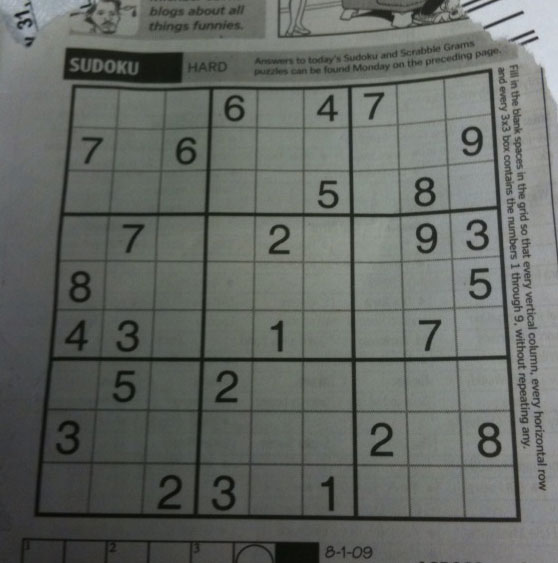
#> input picture day02_opencv_color/sudoku.png, 558 x 563 px
$ python track_thresh.py
#> lines starting #> are read from the running program, lines starting #| are printed output that depends on the picture; after the words box and inside, x2 and y2 are one past the last pixel; in counts of white or black regions, pixels touching at a corner belong together
import cv2 as cv
import numpy as np
import urllib.request
import os
from matplotlib import pyplot as plt

def get_sample(filename, flags=cv.IMREAD_COLOR):
#> called with filename = 'sudoku.png', flags = 0
    if not os.path.exists(filename):
        url = f"https://raw.githubusercontent.com/opencv/opencv/master/samples/data/{filename}"
        urllib.request.urlretrieve(url, filename)

    return cv.imread(filename, flags)
#> returned value: shape (563, 558); min 7, max 218, mean 101.8

def nothing(x):
    pass

cv.namedWindow('thr', cv.WINDOW_AUTOSIZE)
cv.createTrackbar('Global_thr', 'thr', 127, 255, nothing)

img = get_sample('sudoku.png', cv.IMREAD_GRAYSCALE)
assert img is not None, "file could not be read, check with os.path.exists()"

while(1):
    # global thresholding
    Glo_thr = cv.getTrackbarPos('Global_thr', 'thr')
    ret, th1 = cv.threshold(img, Glo_thr, 255, cv.THRESH_BINARY)
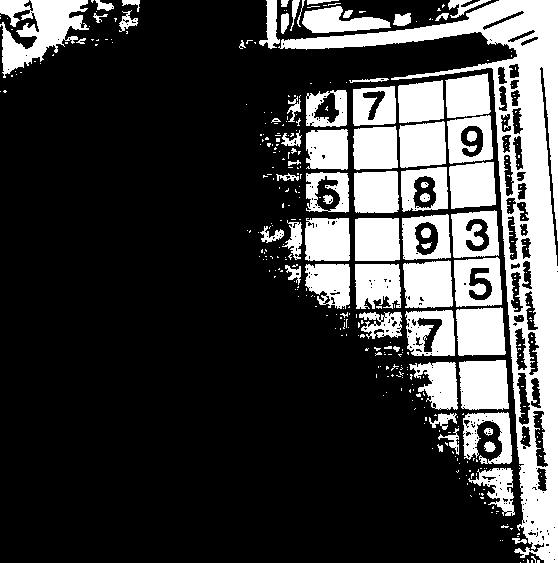
#> th1: shape (563, 558); 25.3% white; 376 white regions (307 under 20 px), largest, box (x1, y1, x2, y2) and area: (278, 0, 558, 563) 25952, (0, 0, 89, 78) 3634, (459, 360, 509, 410) 2273
#> ret = 127

    # Otsu's thresholding
    ret, th2 = cv.threshold(img, 0, 255, cv.THRESH_BINARY + cv.THRESH_OTSU)
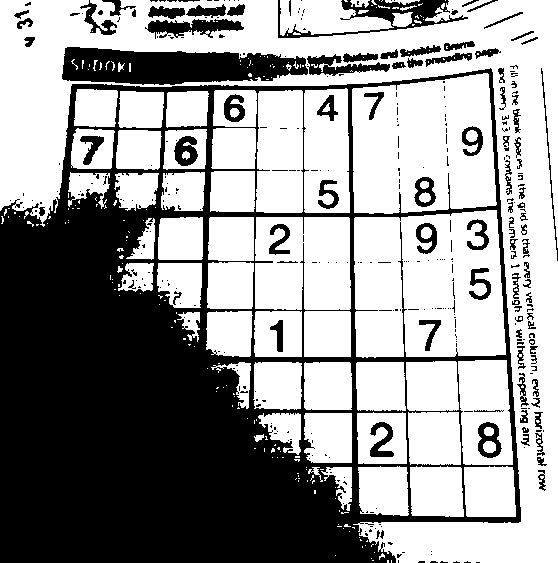
#> th2: shape (563, 558); 59.4% white; 361 black regions (263 under 20 px), largest, box (x1, y1, x2, y2) and area: (0, 68, 521, 563) 104893, (62, 47, 308, 85) 6753, (278, 0, 468, 38) 1967
#> ret = 96

    th3 = cv.adaptiveThreshold(img, 255, cv.ADAPTIVE_THRESH_GAUSSIAN_C, cv.THRESH_BINARY, 11,2)
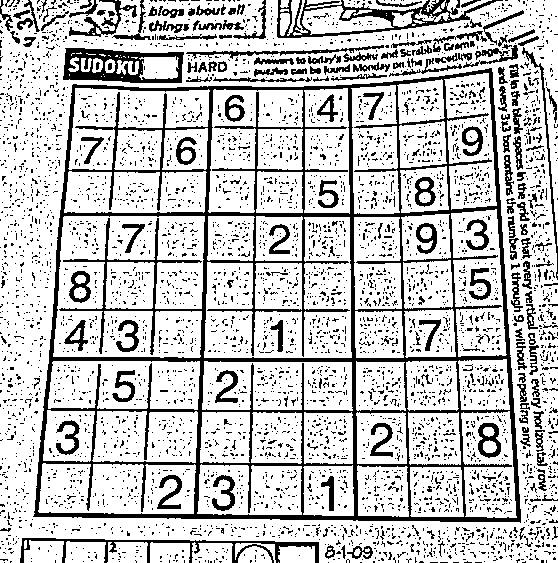
#> th3: shape (563, 558); 77.6% white; 4658 black regions (4444 under 20 px), largest, box (x1, y1, x2, y2) and area: (33, 68, 521, 523) 26610, (277, 0, 503, 38) 2178, (63, 48, 184, 83) 2143

    # plot all the images and their histograms
    row1 = np.hstack([img, th1])   # 위쪽 행
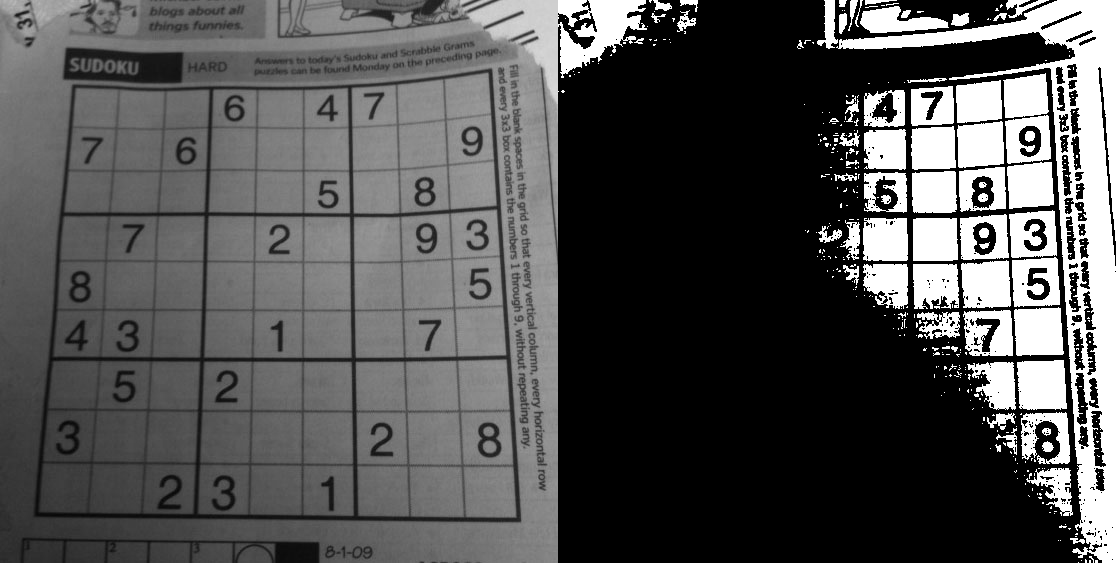
#> row1: shape (563, 1116); min 0, max 255, mean 83.2
    row2 = np.hstack([th2, th3])   # 아래쪽 행
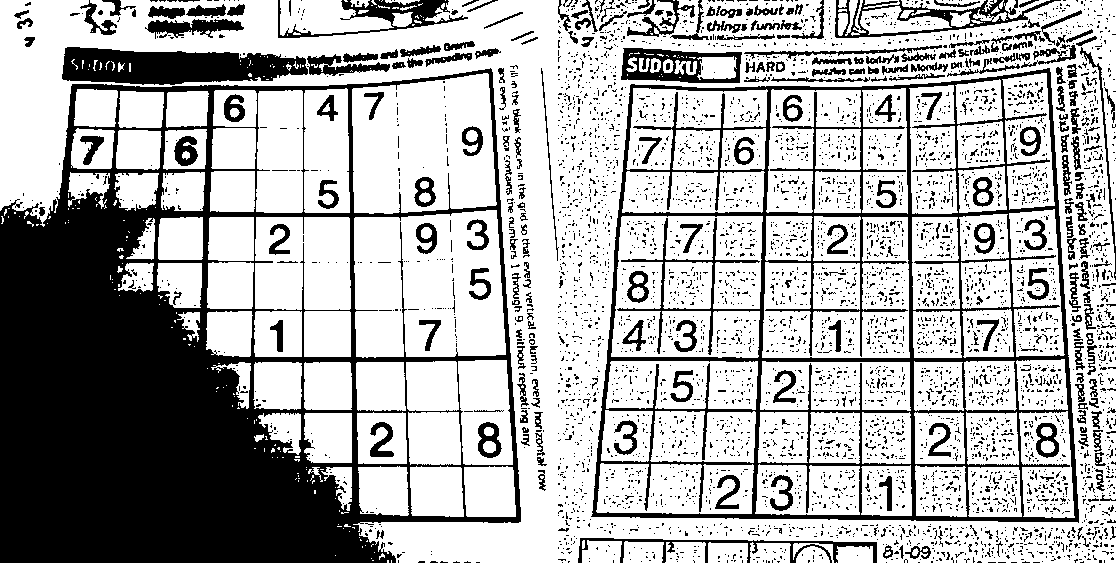
#> row2: shape (563, 1116); 68.5% white; 5018 black regions (4706 under 20 px), largest, box (x1, y1, x2, y2) and area: (0, 68, 521, 563) 104893, (591, 68, 1079, 523) 26610, (62, 47, 308, 85) 6753
    result = np.vstack([row1, row2])  # 두 행을 세로로 합치기
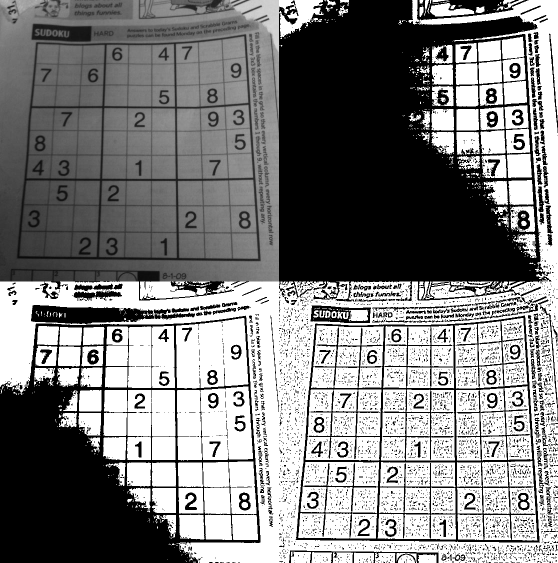
#> result: shape (1126, 1116) (shown at 1/2 size); min 0, max 255, mean 128.9
    cv.imshow('thr', result)

    k = cv.waitKey(5) & 0xFF
#> (key Esc is pressed here)

    if k == 27:
        break

cv.destroyAllWindows()

$ run again, with day02_opencv_color/gradient.png copied over day02_opencv_color/sudoku.png
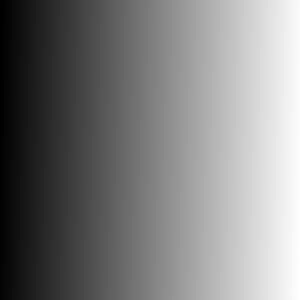
#> input picture day02_opencv_color/gradient.png, 300 x 300 px
#> `ret, th1 = cv.threshold(img, Glo_thr, 255, cv.THRESH_BINARY)`:
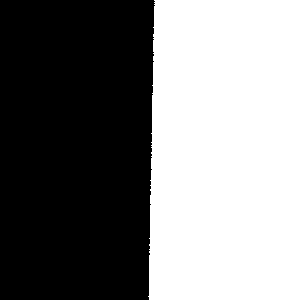
#> th1: shape (300, 300); 49.5% white; 1 white region, box (x1, y1, x2, y2) and area: (148, 0, 300, 300) 44573
#> `ret, th1 = cv.threshold(img, Glo_thr, 255, cv.THRESH_BINARY)`: ret = 127
#> th2: shape (300, 300); 49.9% white; 1 white region, box (x1, y1, x2, y2) and area: (147, 0, 300, 300) 44941
#> `ret, th2 = cv.threshold(img, 0, 255, cv.THRESH_BINARY + cv.THRESH_OTSU)`: ret = 126
#> th3: shape (300, 300); every value is 255
#> row2: shape (300, 600); 75% white; 1 black region, box (x1, y1, x2, y2) and area: (0, 0, 154, 300) 45059
#> `result = np.vstack([row1, row2])`:
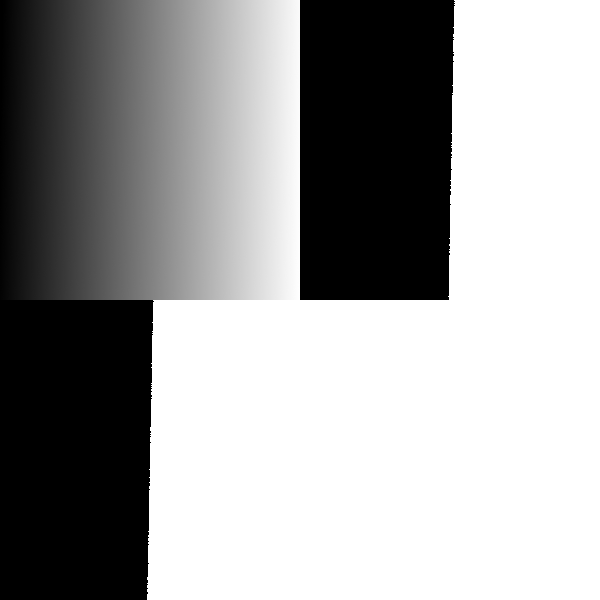
#> result: shape (600, 600); min 0, max 255, mean 158.7
